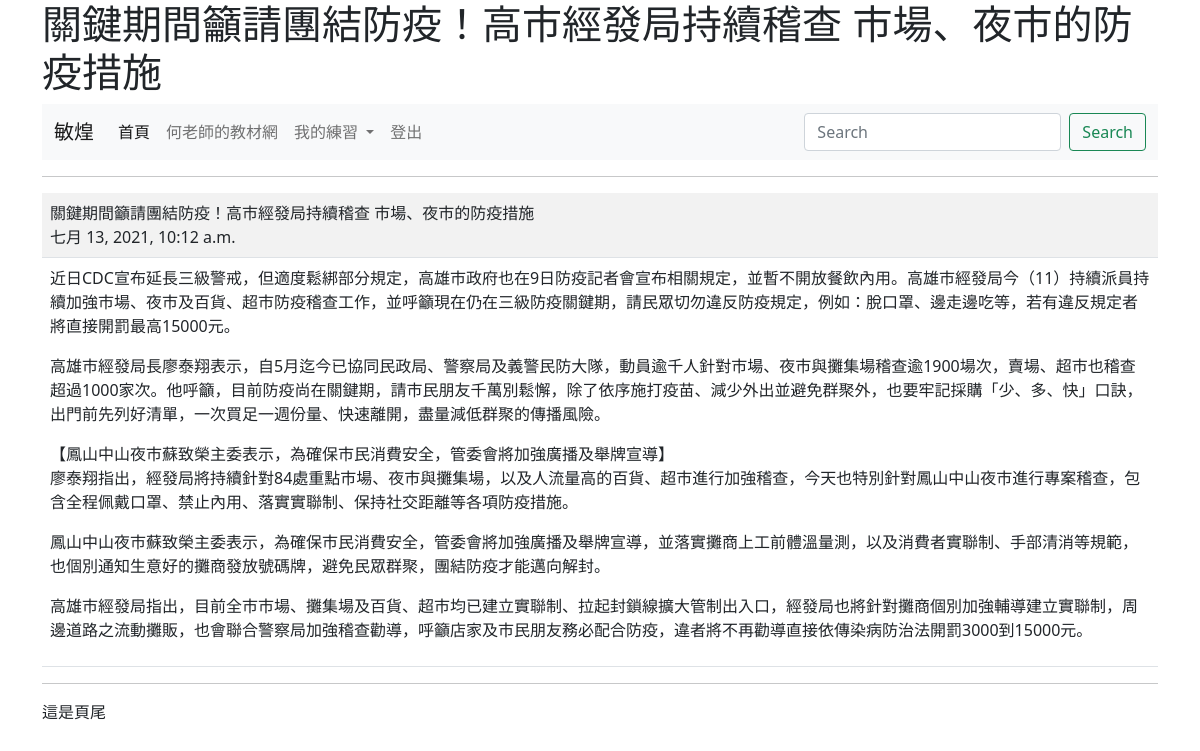
Page /show/6/ (signed in) on the committed database.
### mysite/models.py (models this page shows, shortened)
class Post(models.Model):
	title = models.CharField(max_length=200)
	content = models.TextField()
	pub_date = models.DateTimeField(default=timezone.now)
	class Meta:
		ordering = ('-pub_date',)

### mysite/views.py (the view)
# urls.py: path('show/<int:id>/', views.show),
@login_required(login_url="/admin/login/")
def show(request, id):
	try:
		post = Post.objects.get(id=id)
	except:
		return redirect("/news/")
	return render(request, "show.html", locals())

### templates/show.html (shortened to what this page needs)
{% extends "base.html" %}
{% block main %}
	<hr>
	<table class="table table-striped">
		<tr>
			<td>
				{{post.title}}<br>
				{{post.pub_date}}
			</td>
		</tr>
		<tr>
			<td>
				{{post.content | linebreaks }}
			</td>
		</tr>
	</table>
{% endblock %}

### templates/menu.html (shortened to what this page needs)
<nav class="navbar navbar-expand-lg navbar-light bg-light">
  <div class="container-fluid">
    <a class="navbar-brand" href="#">
      {% if request.user.is_authenticated %}
        {{ request.user.first_name }}
      {% else %}
        未登入的訪客
      {% endif %}
  </a>
    <div class="collapse navbar-collapse" id="navbarSupportedContent">
      <ul class="navbar-nav me-auto mb-2 mb-lg-0">
        <li class="nav-item">
          <a class="nav-link active" aria-current="page" href="/">首頁</a>
        </li>
        <li class="nav-item">
          <a class="nav-link" href="https://104.es">何老師的教材網</a>
        </li>
        <li class="nav-item dropdown">
          <a class="nav-link dropdown-toggle" href="#" id="navbarDropdown" role="button" data-bs-toggle="dropdown" aria-expanded="false">
            我的練習
          </a>
        </li>
        {% if request.user.is_authenticated %}
          <li class="nav-item">
            <a class="nav-link" href="/logout/" tabindex="-1">登出</a>
          </li>
        {% else %}
          <li class="nav-item">
            <a class="nav-link" href="/admin/login/?next=/" tabindex="-1">登入</a>
          </li>
        {% endif %}
      </ul>
      <form class="d-flex">
        <input class="form-control me-2" type="search" placeholder="Search" aria-label="搜尋">
        <button class="btn btn-outline-success" type="submit">Search</button>
      </form>
    </div>
  </div>
</nav>

### rows in the picture
Post: title "關鍵期間籲請團結防疫！高市經發局持續稽查 市場、夜市的防疫措施", pub_date "七月 13, 2021, 10:12 a.m.", content "近日CDC宣布延長三級警戒，但適度鬆綁部分規定，高雄市政府也在9日防疫記者會宣布相關規定，並暫不開放餐飲內用。高雄市經發局今（11）持續派員持續加強市場、夜市及百貨、超市防疫稽查工作，並呼籲現在仍在三級防疫關鍵期，請民眾切勿違反防疫規定，例如：脫口罩、邊走邊吃等，若有違反規定者將直接開罰最高15000元。 高雄市經發局長廖泰翔表示，自5月迄今已協同民政局、警察局及義警民防大隊，動員逾千人針對市場、夜市與攤集場稽查逾1900場次，賣場、超市也稽查超過1000家次。他呼籲，目前防疫尚在關鍵期，請市民朋友千萬別鬆懈，除了依序施打疫苗、減少外出並避免群聚外，也要牢記採購「少、多、快」口訣，出門前先列好清單，一次買足一週份量、快速離開，盡量減低群聚的傳播風險。 【鳳山中山夜市蘇致榮主委表示，為確保市民消費安全，管委會將加強廣播及舉牌宣導】 廖泰翔指出，經發局將持續針對84處重點市場、夜市與攤集場，以及人流量高的百貨、超市進行加強稽查，今天也特別針對鳳山中山夜市進行專案稽查，包含全程佩戴口罩、禁止內用、落實實聯制、保持社交距離等各項防疫措施。 鳳山中山夜市蘇致榮主委表示，為確保市民消費安全，管委會將加強廣播及舉牌宣導，並落實攤商上工前體溫量測，以及消費者實聯制、手部清消等規範，也個別通知生意好的攤商發放號碼牌，避免民眾群聚，團結防疫才能邁向解封。…"

### other values in the picture
{{ request.user.first_name }} "敏煌"
